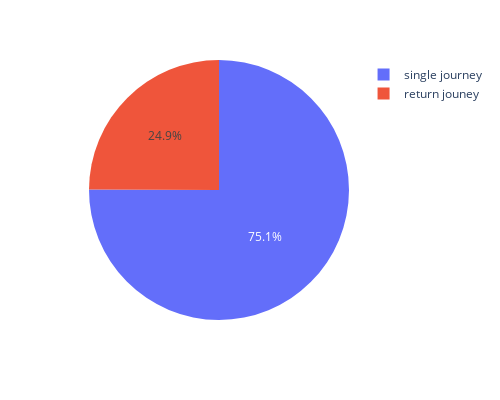

Write notebook code for a chart like this one.
### Code cell
px.pie(names=df['journey_type'].value_counts().index,
       values=df['journey_type'].value_counts().values,height=400,width=500)
# around 25 % journey are retuned journey

### Figure 1 — Plotly figure (JSON) as saved in the notebook; plotly's stock layout.template omitted (floating-point values rounded to 4 significant figures)
{"data": [{"domain": {"x": [0, 1], "y": [0, 1]}, "hovertemplate": "label=%{label}<br>value=%{value}<extra></extra>", "labels": ["single journey", "return jouney"], "legendgroup": "", "name": "", "showlegend": true, "type": "pie", "values": [867, 288]}], "layout": {"height": 400, "legend": {"tracegroupgap": 0}, "margin": {"t": 60}, "width": 500}}
